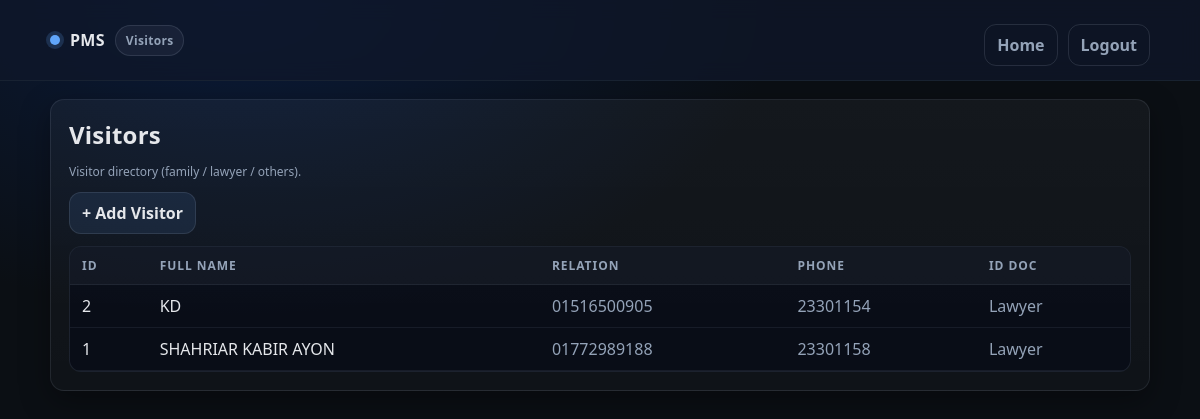
Page /visitors/list.php (signed in) on the committed database.
### tables this page shows
CREATE TABLE `visitor` (
  `VisitorID` int(11) NOT NULL,
  `FullName` varchar(100) NOT NULL,
  `Phone` varchar(30) DEFAULT NULL,
  `Address` varchar(200) DEFAULT NULL,
  `IDDocumentNo` varchar(50) NOT NULL,
  `Relation` varchar(30) NOT NULL
);

### visitors/list.php (the view, shortened to what this page needs)
<?php
require_once(__DIR__ . "/../config/db.php");
$res = $conn->query("SELECT * FROM Visitor ORDER BY VisitorID DESC");
?>
<!doctype html>
<html lang="en">
<head>
  <link rel="stylesheet" href="../assets/style.css">
</head>
<body>
<div class="nav">
  <div class="row">
    <div class="brand">
      <span class="dot"></span><span>PMS</span><span class="badge">Visitors</span>
    </div>
    <div class="actions">
      <a class="btn btn-ghost" href="../index.php">Home</a>
      <a class="btn btn-ghost" href="../auth/logout.php">Logout</a>
    </div>
  </div>
</div>
<div class="container">
  <div class="card">
    <h1>Visitors</h1>
    <p class="small">Visitor directory (family / lawyer / others).</p>
    <div class="actions">
      <a class="btn" href="add.php">+ Add Visitor</a>
    </div>
    <div class="table-wrap">
      <table class="table">
        <tr>
          <th>ID</th><th>Full Name</th><th>Relation</th><th>Phone</th><th>ID Doc</th>
        </tr>
        <?php if($res && $res->num_rows>0): ?>
          <?php while($v=$res->fetch_assoc()): ?>
            <tr>
              <td><?= (int)$v["VisitorID"] ?></td>
              <td><?= htmlspecialchars($v["FullName"]) ?></td>
              <td class="muted"><?= htmlspecialchars($v["Phone"] ?? "") ?></td>
              <td class="muted"><?= htmlspecialchars($v["IDDocumentNo"] ?? "") ?></td>
              <td class="muted"><?= htmlspecialchars($v["Relation"]) ?></td>
            </tr>
          <?php endwhile; ?>
        <?php else: ?>
          <tr><td colspan="5"><div class="alert">No visitors found.</div></td></tr>
        <?php endif; ?>
      </table>
    </div>
  </div>
</div>
</body>
</html>

### assets/style.css (style rules this page uses)
:root { --bg:#0b0f14; --panel:#0f172a; --card:#0b1220; --text:#e5e7eb; --muted:#94a3b8; --line:#1f2937; --accent:#60a5fa; --accent2:#22c55e; --danger:#ef4444; --warn:#f59e0b; --radius:14px; --shadow: 0 10px 30px rgba(0,0,0,.35); }
* { box-sizing:border-box }
html,body { height:100% }
body { margin:0; font-family: ui-sans-serif, system-ui, -apple-system, Segoe UI, Roboto, Arial, "Noto Sans", "Helvetica Neue", sans-serif; background: radial-gradient(1200px 700px at 20% 0%, #0b1b3a 0%, var(--bg) 45%) fixed; color:var(--text); }
a { color:var(--accent); text-decoration:none }
.container { width:min(1100px, 92%); margin: 0 auto; padding: 18px 0 40px; }
.nav { position:sticky; top:0; backdrop-filter: blur(10px); background: rgba(15,23,42,.75); border-bottom:1px solid rgba(31,41,55,.7); z-index:10; }
.nav .row { width:min(1100px, 92%); margin:0 auto; padding:14px 0; display:flex; align-items:center; justify-content:space-between; gap:12px; }
.brand { display:flex; align-items:center; gap:10px; font-weight:700; letter-spacing:.3px; }
.brand .dot { width:10px;height:10px;border-radius:999px;background:var(--accent); box-shadow:0 0 0 4px rgba(96,165,250,.18); }
.badge { display:inline-flex; align-items:center; gap:8px; padding:6px 10px; border-radius:999px; font-size:12px; color:var(--muted); background: rgba(148,163,184,.08); border:1px solid rgba(148,163,184,.18); }
.card { background: linear-gradient(180deg, rgba(255,255,255,.04), rgba(255,255,255,.02)); border:1px solid rgba(148,163,184,.14); border-radius: var(--radius); box-shadow: var(--shadow); padding: 18px; }
h1 { margin:0 0 8px; font-size:24px; letter-spacing:.2px; }
.actions { display:flex;flex-wrap:wrap;gap:10px;margin-top:10px }
.btn { display:inline-flex; align-items:center; justify-content:center; padding:9px 12px; border-radius: 12px; border:1px solid rgba(148,163,184,.18); background: rgba(96,165,250,.10); color: var(--text); font-weight:600; }
.btn-ghost { background: transparent; color: var(--muted); }
.table-wrap { margin-top:12px; border-radius: 12px; overflow:hidden; border:1px solid rgba(148,163,184,.14); background: rgba(2,6,23,.4); }
.table { width:100%; border-collapse:collapse; }
.table th, .table td { padding: 10px 12px; border-bottom:1px solid rgba(148,163,184,.10); text-align:left; white-space:nowrap; }
.table th { font-size:12px; color: var(--muted); text-transform: uppercase; letter-spacing: .08em; background: rgba(148,163,184,.06); }
.table td.muted { color: var(--muted); }
.table td:last-child { white-space:nowrap; }
.small { font-size:12px;color:var(--muted) }

### rows in the picture
visitor: VisitorID "2", FullName "KD", Phone "01516500905", IDDocumentNo "23301154", Relation "Lawyer"
visitor: VisitorID "1", FullName "SHAHRIAR KABIR AYON", Phone "01772989188", IDDocumentNo "23301158", Relation "Lawyer"
